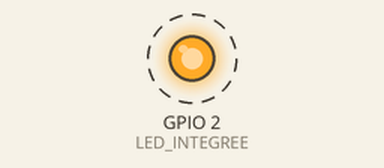
Simulated run of this sketch. Board: ESP32. On the bench: output pins drawn as LEDs (lit = HIGH). Dashed ring = blinking. What the sketch prints to the serial monitor is not drawn.

Above: at 0.2 s.
Timing chart, 0 to 3.0 s (numbered marks = the images above):
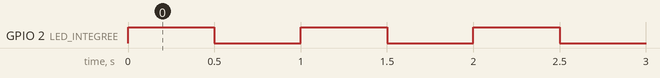

The sketch:

test0_esp32.ino
```cpp
// Test 0 — La carte ESP32 fonctionne et communique avec le PC
// Attendu : la LED bleue intégrée (GPIO2) clignote et le moniteur série (115200 bauds) affiche un compteur.
const int LED_INTEGREE = 2;
int compteur = 0;

void setup() {
  Serial.begin(115200);
  pinMode(LED_INTEGREE, OUTPUT);
  Serial.println("Test 0 : ESP32 OK");
}

void loop() {
  digitalWrite(LED_INTEGREE, !digitalRead(LED_INTEGREE));
  Serial.printf("Battement %d\n", compteur++);
  delay(500);
}
```

Measured:
- by itself, GPIO 2 (LED_INTEGREE): alternates HIGH for 0.50 s and LOW for 0.50 s
